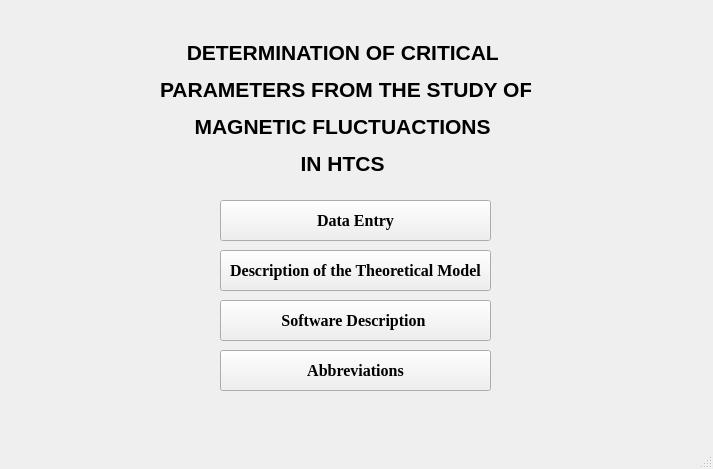
<?xml version="1.0" encoding="UTF-8"?>
<ui version="4.0">
 <class>mainWindow</class>
 <widget class="QMainWindow" name="mainWindow">
  <property name="geometry">
   <rect>
    <x>0</x>
    <y>0</y>
    <width>713</width>
    <height>469</height>
   </rect>
  </property>
  <property name="windowTitle">
   <string>MainWindow</string>
  </property>
  <widget class="QWidget" name="centralwidget">
   <widget class="QLabel" name="label">
    <property name="geometry">
     <rect>
      <x>160</x>
      <y>40</y>
      <width>371</width>
      <height>136</height>
     </rect>
    </property>
    <property name="text">
     <string>&lt;html&gt;&lt;head/&gt;&lt;body&gt;&lt;p align=&quot;center&quot;&gt;&lt;span style=&quot; font-size:16pt; font-weight:600;&quot;&gt;DETERMINATION OF CRITICAL &lt;/span&gt;&lt;/p&gt;&lt;p align=&quot;center&quot;&gt;&lt;span style=&quot; font-size:16pt; font-weight:600;&quot;&gt;PARAMETERS FROM THE STUDY OF&lt;/span&gt;&lt;/p&gt;&lt;p align=&quot;center&quot;&gt;&lt;span style=&quot; font-size:16pt; font-weight:600;&quot;&gt;MAGNETIC FLUCTUACTIONS &lt;/span&gt;&lt;/p&gt;&lt;p align=&quot;center&quot;&gt;&lt;span style=&quot; font-size:16pt; font-weight:600;&quot;&gt;IN HTCS  &lt;/span&gt;&lt;/p&gt;&lt;/body&gt;&lt;/html&gt;</string>
    </property>
    <property name="textFormat">
     <enum>Qt::AutoText</enum>
    </property>
    <property name="alignment">
     <set>Qt::AlignCenter</set>
    </property>
   </widget>
   <widget class="QPushButton" name="Description">
    <property name="geometry">
     <rect>
      <x>220</x>
      <y>250</y>
      <width>271</width>
      <height>41</height>
     </rect>
    </property>
    <property name="font">
     <font>
      <family>Times New Roman</family>
      <pointsize>12</pointsize>
      <weight>75</weight>
      <bold>true</bold>
     </font>
    </property>
    <property name="layoutDirection">
     <enum>Qt::LeftToRight</enum>
    </property>
    <property name="text">
     <string>Description of the Theoretical Model</string>
    </property>
   </widget>
   <widget class="QPushButton" name="DataEntry">
    <property name="geometry">
     <rect>
      <x>220</x>
      <y>200</y>
      <width>271</width>
      <height>41</height>
     </rect>
    </property>
    <property name="sizePolicy">
     <sizepolicy hsizetype="Minimum" vsizetype="Fixed">
      <horstretch>0</horstretch>
      <verstretch>0</verstretch>
     </sizepolicy>
    </property>
    <property name="font">
     <font>
      <family>Times New Roman</family>
      <pointsize>12</pointsize>
      <weight>75</weight>
      <bold>true</bold>
     </font>
    </property>
    <property name="text">
     <string>Data Entry</string>
    </property>
   </widget>
   <widget class="QPushButton" name="SoftwareDescription">
    <property name="geometry">
     <rect>
      <x>220</x>
      <y>300</y>
      <width>271</width>
      <height>41</height>
     </rect>
    </property>
    <property name="sizePolicy">
     <sizepolicy hsizetype="Minimum" vsizetype="Fixed">
      <horstretch>0</horstretch>
      <verstretch>0</verstretch>
     </sizepolicy>
    </property>
    <property name="font">
     <font>
      <family>Times New Roman</family>
      <pointsize>12</pointsize>
      <weight>75</weight>
      <bold>true</bold>
     </font>
    </property>
    <property name="text">
     <string>Software Description </string>
    </property>
   </widget>
   <widget class="QPushButton" name="Abbreviations">
    <property name="geometry">
     <rect>
      <x>220</x>
      <y>350</y>
      <width>271</width>
      <height>41</height>
     </rect>
    </property>
    <property name="sizePolicy">
     <sizepolicy hsizetype="Minimum" vsizetype="Fixed">
      <horstretch>0</horstretch>
      <verstretch>0</verstretch>
     </sizepolicy>
    </property>
    <property name="font">
     <font>
      <family>Times New Roman</family>
      <pointsize>12</pointsize>
      <weight>75</weight>
      <bold>true</bold>
     </font>
    </property>
    <property name="text">
     <string>Abbreviations</string>
    </property>
   </widget>
   <widget class="QLabel" name="Logo_GFM">
    <property name="geometry">
     <rect>
      <x>30</x>
      <y>40</y>
      <width>81</width>
      <height>81</height>
     </rect>
    </property>
    <property name="text">
     <string/>
    </property>
    <property name="pixmap">
     <pixmap>../Img/gsm_1.jpg</pixmap>
    </property>
    <property name="scaledContents">
     <bool>true</bool>
    </property>
   </widget>
   <widget class="QLabel" name="Logo_Telematics">
    <property name="geometry">
     <rect>
      <x>550</x>
      <y>40</y>
      <width>151</width>
      <height>71</height>
     </rect>
    </property>
    <property name="tabletTracking">
     <bool>false</bool>
    </property>
    <property name="focusPolicy">
     <enum>Qt::NoFocus</enum>
    </property>
    <property name="acceptDrops">
     <bool>false</bool>
    </property>
    <property name="text">
     <string/>
    </property>
    <property name="pixmap">
     <pixmap>../Img/Telematics.png</pixmap>
    </property>
    <property name="scaledContents">
     <bool>true</bool>
    </property>
   </widget>
   <widget class="QLabel" name="label_4">
    <property name="geometry">
     <rect>
      <x>550</x>
      <y>350</y>
      <width>131</width>
      <height>61</height>
     </rect>
    </property>
    <property name="text">
     <string/>
    </property>
    <property name="pixmap">
     <pixmap>../Img/Uptc_Logo.png</pixmap>
    </property>
    <property name="scaledContents">
     <bool>true</bool>
    </property>
   </widget>
  </widget>
  <widget class="QMenuBar" name="menubar">
   <property name="geometry">
    <rect>
     <x>0</x>
     <y>0</y>
     <width>713</width>
     <height>21</height>
    </rect>
   </property>
  </widget>
  <widget class="QStatusBar" name="statusbar"/>
 </widget>
 <resources/>
 <connections/>
</ui>
